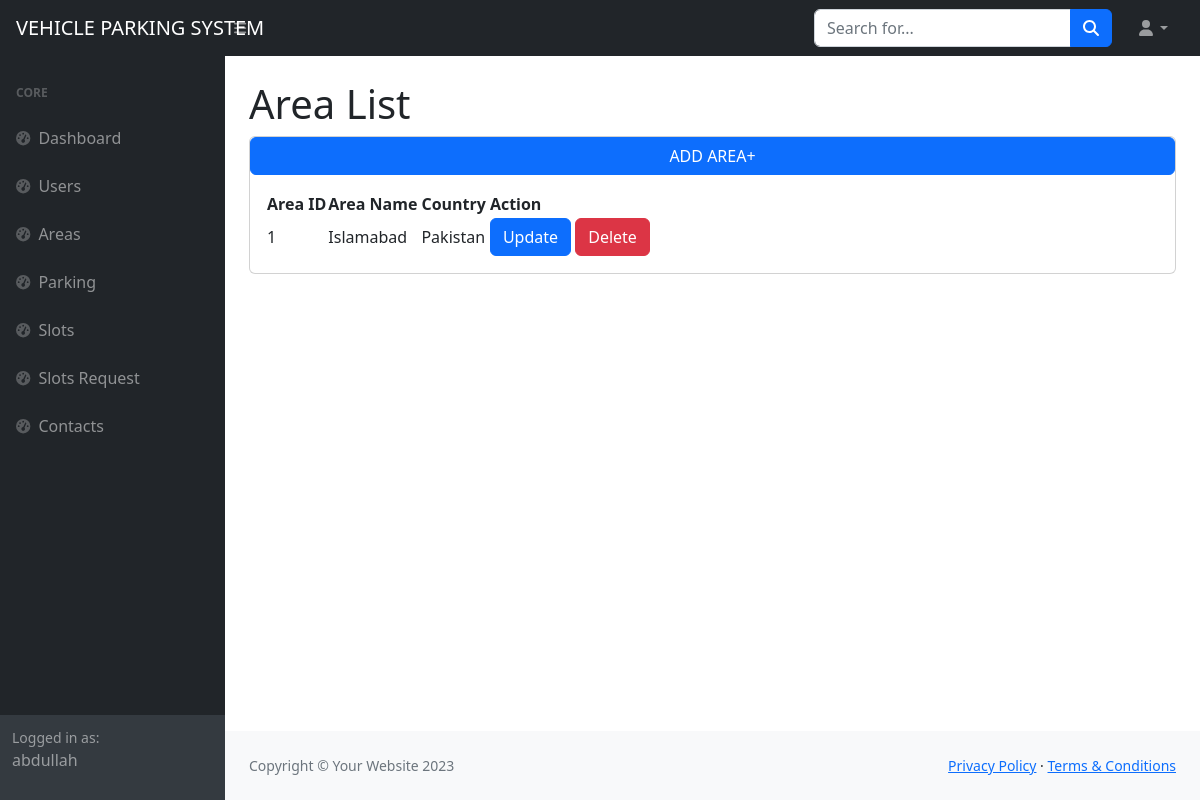
/backend/area_list/ (signed in), run on the app's committed database.
### accountss/models.py (models this page shows)
class CustomUser(AbstractUser):
    USERNAME_FIELD = 'email'
    username = models.CharField(max_length=150, unique=False)
    email = models.EmailField(unique=True,default=True)
    is_admin = models.BooleanField(default=True)
    is_customer = models.BooleanField(default=False)
    forget_password_token = models.CharField(max_length=1000,blank=True,null=True)
    REQUIRED_FIELDS = [] # removes email from REQUIRED_FIELDS

### backend/models.py (models this page shows)
class Area(models.Model):
    country = models.CharField(max_length=100 , default=True)
    area_name = models.CharField(max_length=100 , default=True)

### accountss/decorators.py (the view)
    def wrapper(request, *args, **kwargs):
        if request.user.is_authenticated and request.user.is_admin:
            return view_func(request, *args, **kwargs)
        else:
            return redirect('admin_login')

### backend/views.py (called while the page is built)
@backend_required
def area_list(request):
    area = Area.objects.all()
    return render(request,'admin_site/area/area_list.html',context={'areas':area})

### templates/admin_site/area/area_list.html
{% extends 'admin_site/base.html' %}
{% block content %}
<div id="layoutSidenav_content">
    <main>
        <div class="container-fluid px-4">
            <h1 class="mt-4">Area List</h1>
            <div class="card mb-4">
                <a href="{% url 'add_area' %}" class="btn btn-primary">
                  ADD AREA+
                </a>
                <div class="card-body ">
                    <table id="datatablesSimple">
                        <thead>
                            <tr class="">
                                <th>Area ID</th>
                                <th>Area Name</th>
                                <th></th>
                                <th>Country</th>
                                <th></th>
                                <th>Action</th>
                            </tr>
                        </thead>
                        <tbody>
                            {% for area in areas  %}
                            <tr>
                                <td>{{forloop.counter}}</td>
                                <td>{{area.area_name}}</td>
                                <td></td>
                                <td>{{area.country}}</td>
                                <td></td>
                                <td>
                                    <a href="{% url 'update_area' area.id %}" type="button" class="btn btn-primary">
                                        Update
                                      </a>
                                      <a href="{% url 'delete_area' area.id %}" type="button" class="btn btn-danger">
                                        Delete
                                      </a>
                                </td>
                            </tr>
                            {% endfor %}
                        </tbody>
                    </table>
                </div>
            </div>
        </div>
    </main>
{% endblock %}

### templates/admin_site/sidebar.html
 <div id="layoutSidenav">
            <div id="layoutSidenav_nav">
                <nav class="sb-sidenav accordion sb-sidenav-dark" id="sidenavAccordion">
                    <div class="sb-sidenav-menu">
                        <div class="nav">
                            <div class="sb-sidenav-menu-heading">Core</div>
                            <a class="nav-link" href="{% url 'index' %}">
                                <div class="sb-nav-link-icon"><i class="fas fa-tachometer-alt"></i></div>
                                Dashboard
                            </a>
                            <a class="nav-link" href="{% url 'user_list' %}">
                                <div class="sb-nav-link-icon"><i class="fas fa-tachometer-alt"></i></div>
                                Users
                            </a>
                            <a class="nav-link" href="{% url 'area_list' %}">
                                <div class="sb-nav-link-icon"><i class="fas fa-tachometer-alt"></i></div>
                                Areas
                            </a>
                            <a class="nav-link" href="{% url 'parking_list' %}">
                                <div class="sb-nav-link-icon"><i class="fas fa-tachometer-alt"></i></div>
                                Parking
                            </a>
                            <a class="nav-link" href="{% url 'slots_list' %}">
                                <div class="sb-nav-link-icon"><i class="fas fa-tachometer-alt"></i></div>
                                Slots
                            </a>
                            <a class="nav-link" href="{% url 'slots_request' %}">
                                <div class="sb-nav-link-icon"><i class="fas fa-tachometer-alt"></i></div>
                                Slots Request
                            </a>
                            <a class="nav-link" href="{% url 'contact_list' %}">
                                <div class="sb-nav-link-icon"><i class="fas fa-tachometer-alt"></i></div>
                                Contacts
                            </a>
                        </div>
                    </div>
                    <div class="sb-sidenav-footer">
                        <div class="small">Logged in as:</div>
                        {% if user.is_authenticated %}
                        <p>{{request.user.username}}</p>
                        {% endif %}
                    </div>
                </nav>
            </div>

### data on the page
CustomUser: user.username "abdullah"
Area: area_name "Islamabad", country "Pakistan"
